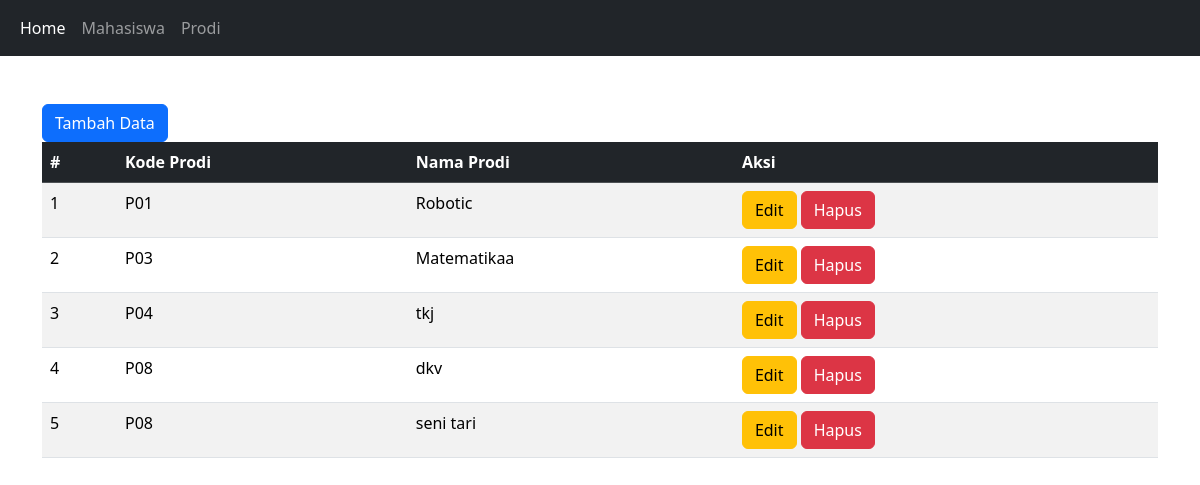
Page /universitass/prodi.php on the committed database.
### tables this page shows
CREATE TABLE `programstudi` (
  `id` int(11) NOT NULL,
  `KodeProgramStudi` varchar(50) NOT NULL,
  `NamaProgramStudi` varchar(100) NOT NULL
);

### universitass/prodi.php (the view, shortened to what this page needs)
<?php
include 'koneksi.php';
?>
<!DOCTYPE html>
<html lang="en">
<head>
    <link href="https://cdn.jsdelivr.net/npm/bootstrap@5.3.2/dist/css/bootstrap.min.css" rel="stylesheet">
</head>
<nav class="navbar navbar-expand-lg navbar navbar-dark bg-dark ">
  <div class="container-fluid">
    <div class="collapse navbar-collapse" id="navbarNav">
      <ul class="navbar-nav">
        <li class="nav-item">
          <a class="nav-link active" aria-current="page" href="index.php">Home</a>
        </li>
        <li class="nav-item">
          <a class="nav-link" href="mahasiswa.php">Mahasiswa</a>
        </li>
        <li class="nav-item">
          <a class="nav-link" href="prodi.php">Prodi</a>
        </li>
      </ul>
</nav>
<body>
    <div class="container mt-5">
        <a href="tambah_prodi.php" class="btn btn-primary">Tambah Data </a>
        <table class="table table-striped">
            <thead class = "table-dark">
                <th>#</th>
                <th>Kode Prodi</th>
                <th>Nama Prodi</th>
                <th>Aksi</th>
            </thead>
            <?php
            $query = "SELECT * from programstudi";
            $data = mysqli_query($koneksi,$query);
            $no=1;
            while($row = mysqli_fetch_array($data)){
            ?>
            <tr>
                <td><?= $no ?></td>
                <td><?= $row['KodeProgramStudi'] ?></td>
                <td><?= $row['NamaProgramStudi'] ?></td>
                <td>
                  <a href="edit_prodi.php?id=<?= $row['id'] ?>" class="btn btn-warning">Edit</a>
                  <a href="hapus_prodi.php?id=<?= $row['id'] ?>" class="btn btn-danger">Hapus</a>
                </td>
            </tr>
            <?php $no++; } ?>
        </table>
    </div>
</body>
</html>

### rows in the picture
programstudi: KodeProgramStudi "P01", NamaProgramStudi "Robotic"
programstudi: KodeProgramStudi "P03", NamaProgramStudi "Matematikaa"
programstudi: KodeProgramStudi "P04", NamaProgramStudi "tkj"
programstudi: KodeProgramStudi "P08", NamaProgramStudi "dkv"
programstudi: KodeProgramStudi "P08", NamaProgramStudi "seni tari"
